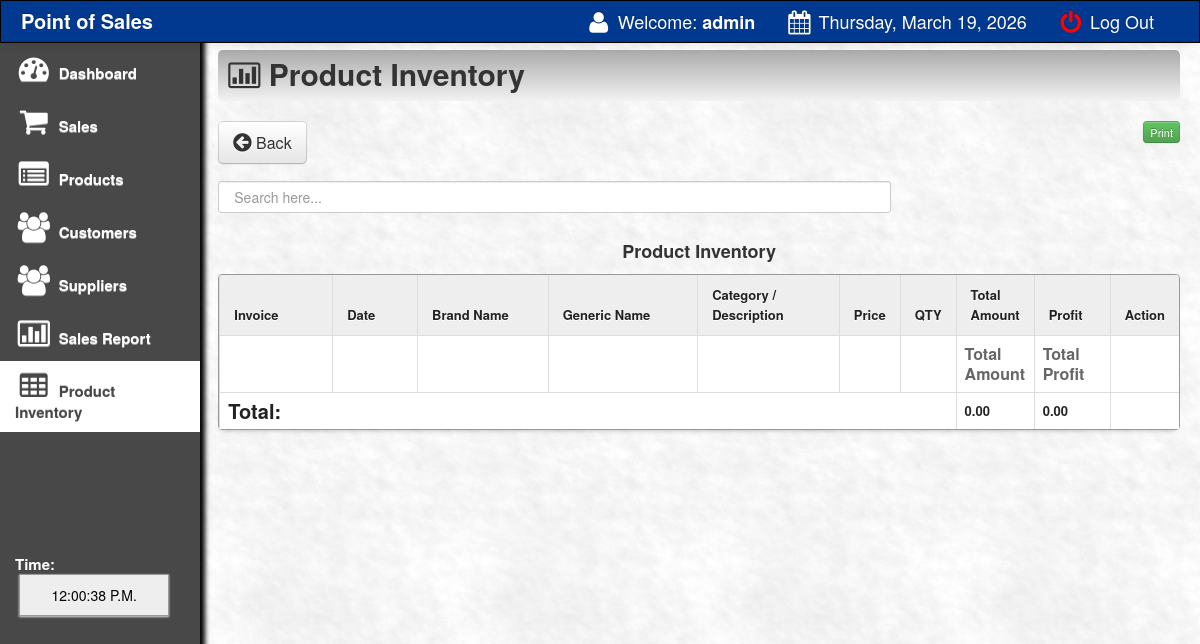
The page /main/sales_inventory.php (signed in) on the database as committed earlier.
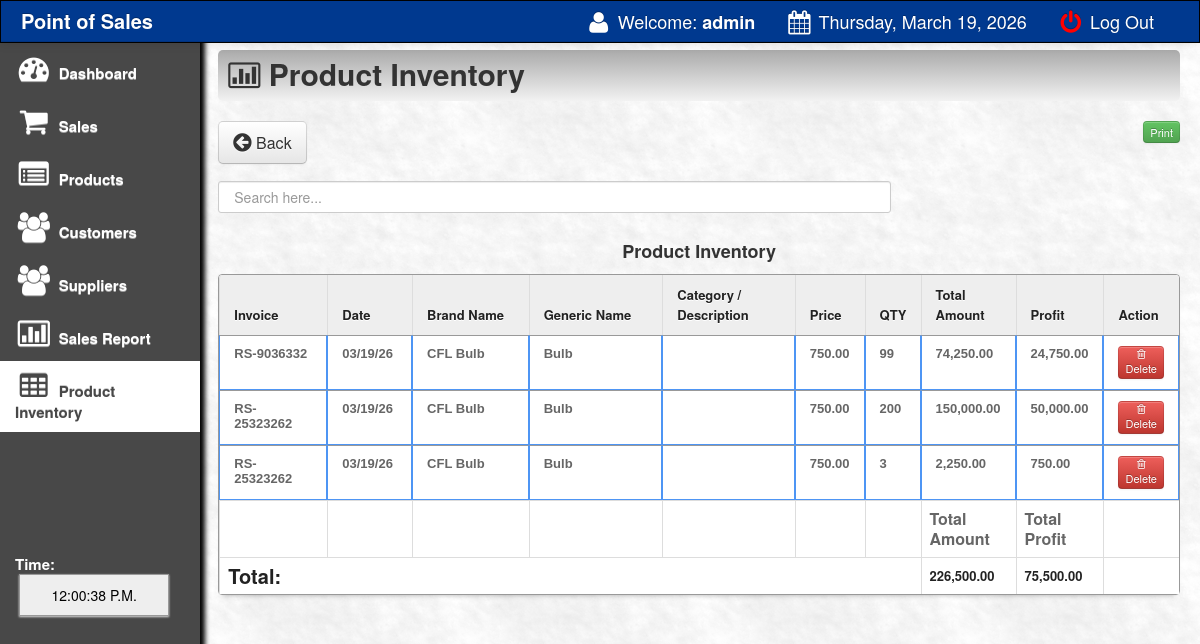
The same page on the database as committed later.
### tables this page shows
CREATE TABLE `sales_order` (
  `transaction_id` int(11) NOT NULL,
  `invoice` varchar(100) NOT NULL,
  `product` varchar(100) NOT NULL,
  `qty` varchar(100) NOT NULL,
  `amount` varchar(100) NOT NULL,
  `profit` varchar(100) NOT NULL,
  `product_code` varchar(150) NOT NULL,
  `gen_name` varchar(200) NOT NULL,
  `name` varchar(200) NOT NULL,
  `price` varchar(100) NOT NULL,
  `discount` varchar(100) NOT NULL,
  `date` varchar(500) NOT NULL
);

### main/sales_inventory.php (the view, shortened to what this page needs)
<html>
<head>
 <link href="css/bootstrap.css" rel="stylesheet">
    <link rel="stylesheet" type="text/css" href="css/DT_bootstrap.css">
  <link rel="stylesheet" href="css/font-awesome.min.css">
    <link href="css/bootstrap-responsive.css" rel="stylesheet">
<link href="../style.css" media="screen" rel="stylesheet" type="text/css" />
<link href="src/facebox.css" media="screen" rel="stylesheet" type="text/css" />
<link rel="stylesheet" type="text/css" href="tcal.css" />
</head>
<?php
function createRandomPassword() {
	$chars = "003232303232023232023456789";
	$i = 0;
	$pass = '' ;
	while ($i <= 7) {
		$num = rand() % 33;
		$tmp = substr($chars, $num, 1);
		$pass = $pass . $tmp;
		$i++;
	}
	return $pass;
}
$finalcode='RS-'.createRandomPassword();
?>
<body>
<?php include('navfixed.php');?>
<div class="container-fluid">
      <div class="row-fluid">
	<div class="span2">
          <div class="well sidebar-nav">
              <ul class="nav nav-list">
              <li><a href="index.php"><i class="icon-dashboard icon-2x"></i> Dashboard </a></li>
			<li><a href="sales.php?id=cash&invoice=<?php echo $finalcode ?>"><i class="icon-shopping-cart icon-2x"></i> Sales</a>  </li>
			<li><a href="products.php"><i class="icon-list-alt icon-2x"></i> Products</a>                                     </li>
			<li><a href="customer.php"><i class="icon-group icon-2x"></i> Customers</a>                                    </li>
			<li><a href="supplier.php"><i class="icon-group icon-2x"></i> Suppliers</a>                                    </li>
			<li><a href="salesreport.php?d1=0&d2=0"><i class="icon-bar-chart icon-2x"></i> Sales Report</a>                </li>
			<li class="active"><a href="sales_inventory.php"><i class="icon-table icon-2x"></i> Product Inventory</a>                </li>
			<br><br><br><br><br><br>
			<li>
			 <div class="hero-unit-clock">
			<form name="clock">
			<font color="white">Time: <br></font>&nbsp;<input style="width:150px;" type="submit" class="trans" name="face" value="">
			</form>
			  </div>
			</li>
				</ul>
          </div>
        </div>
	<div class="span10">
	<div class="contentheader">
			<i class="icon-bar-chart"></i> Product Inventory
			</div>
<br>
<a  href="index.php"><button class="btn btn-default btn-large" style="float: left;"><i class="icon icon-circle-arrow-left icon-large"></i> Back</button></a>
	<div style="float:right;">
<button  style="float:left;" class="btn btn-success btn-mini"><a href="javascript:Clickheretoprint()"> Print</button></a>
</div>
<br>
<br>
<br>
<input type="text" style="padding:15px;" name="filter" value="" id="filter" placeholder="Search here..." autocomplete="off" />
<div class="content" id="content">
<br><br><br>
<center><strong>Product Inventory</strong></center>
<table class="table table-bordered" id="resultTable" data-responsive="table" style="text-align: left;">
	<thead>
		<tr>
			<th width="12%"> Invoice </th>
			<th width="9%"> Date </th>
			<th width="14%"> Brand Name </th>
			<th width="16%"> Generic Name </th>
			<th width="15%"> Category / Description </th>
			<th > Price </th>
			<th> QTY </th>
			<th width="8%"> Total Amount </th>
			<th width="8%"> Profit </th>
			<th > Action </th>
		</tr>
	</thead>
	<tbody>
			<?php
			function formatMoney($number, $fractional=false) {
					if ($fractional) {
						$number = sprintf('%.2f', $number);
					}
					while (true) {
						$replaced = preg_replace('/(-?\d+)(\d\d\d)/', '$1,$2', $number);
						if ($replaced != $number) {
							$number = $replaced;
						} else {
							break;
						}
					}
					return $number;
				}
				include('../connect.php');
				$result = $db->prepare("SELECT * FROM sales_order ORDER BY transaction_id DESC");
				$result->execute();
				for($i=0; $row = $result->fetch(); $i++){
			?>
			<tr class="record">
			<td><?php echo $row['invoice']; ?></td>
			<td><?php echo $row['date']; ?></td>
			<td><?php echo $row['product_code']; ?></td>
			<td><?php echo $row['gen_name']; ?></td>
			<td><?php echo $row['name']; ?></td>
			<td><?php
			$price=$row['price'];
			echo formatMoney($price, true);
			?></td>
						<td><?php echo $row['qty']; ?></td>
			<td><?php
			$oprice=$row['amount'];
			echo formatMoney($oprice, true);
			?></td>
				<td><?php
			$pprice=$row['profit'];
			echo formatMoney($pprice, true);
			?></td>
			<td>
			<a href="deletesalesinventory.php?id=<?php echo $row['transaction_id']; ?>&qty=<?php echo $row['qty'];?>"><button class="btn btn-mini btn-danger"><i class="icon icon-trash"></i> Delete </button></a>
			</tr>
			<?php
				}
			?>
			<tr>
				<th></th>
				<th></th>
				<th></th>
				<th></th>
				<th></th>
				<th></th>
				<th></th>
				<th>Total Amount</th>
				<th>Total Profit</th>
				<th></th>
			<tr>
			<tr>
				<th colspan="7"><strong style="font-size: 20px; color: #222222;">Total:</strong></th>
				<th colspan="1"><strong style="font-size: 13px; color: #222222;">
				<?php
				$resultas = $db->prepare("SELECT sum(amount) from sales_order");
				$resultas->bindParam(':a', $sdsd);
				$resultas->execute();
				for($i=0; $rowas = $resultas->fetch(); $i++){
				$fgfg=$rowas['sum(amount)'];
				echo formatMoney($fgfg, true);
				}
				?>
				</strong></th>
				<th colspan="1"><strong style="font-size: 13px; color: #222222;">
				<?php
				$resultas = $db->prepare("SELECT sum(profit) from sales_order");
				$resultas->bindParam(':b', $sdsd);
				$resultas->execute();
				for($i=0; $rowas = $resultas->fetch(); $i++){
				$fgfg=$rowas['sum(profit)'];
				echo formatMoney($fgfg, true);
				}
				?>
					</th>
					<th></th>
			</tr>
	</tbody>
</table>
</div>
</div>
</div>
</div>
</body>
<?php include('footer.php');?>
</html>

### main/navfixed.php (shortened to what this page needs)
<div class="navbar navbar-inverse navbar-fixed-top">
  <div class="navbar-inner">
    <div class="container-fluid">
      <a class="brand" href="#"><b>Point of Sales</b></a>
      <div class="nav-collapse collapse">
        <ul class="nav pull-right">
          <li><a><i class="icon-user icon-large"></i> Welcome:<strong> <?php echo $_SESSION['SESS_LAST_NAME']; ?></strong></a></li>
          <li><a> <i class="icon-calendar icon-large"></i>
              <?php
               echo date('l, F d, Y');
               ?>
            </a></li>
          <li><a href="../index.php">
              <font color="red"><i class="icon-off icon-large"></i></font> Log Out
            </a></li>
        </ul>
      </div>
    </div>
  </div>
</div>

### main/footer.php (shortened to what this page needs)
<link href="vendors/chosen.min.css" rel="stylesheet" media="screen">

### style.css (style rules this page uses)
td a { color:darkblue; }
input { border: 1px solid #999; background: #EEEEEE; padding: 10px; box-shadow:0 1px 2px #ddd; -moz-box-shadow:0 1px 2px #ddd; -webkit-box-shadow:0 1px 2px #ddd; }
button a, a:hover { color:#fff; text-decoration:none; }
#filter { width: 70%; float:left; }
#resultTable { border-collapse: separate; background-color: #FFFFFF; border-spacing: 0; max-width: 100%; }
#resultTable { color: #666666; text-shadow: 0 1px 0 #FFFFFF; width: 100%; border: 1px solid #999999; box-shadow: 0 5px 5px -5px rgba(0, 0, 0, 0.3); margin-top: 13px; }
#resultTable thead tr th { background: none repeat scroll 0 0 #EEEEEE; color: #222222; padding: 10px 14px; text-align: left; border-top: 0 none; font-size: 13px; }
#resultTable tbody tr td { font: bold 13px 'Arial'; text-align: left; padding: 10px 14px; border-top: 1px solid #999999; }
#resultTable td { padding:7px; border:#4e95f4 1px solid; }
#resultTable tr { background: #fff; }

### main/sales_inventory.php (style rules this page uses)
body { padding-top: 60px; padding-bottom: 40px; }
.sidebar-nav { padding: 9px 0; }

Rows that differ between the two databases and show on the page:
added sales_order: invoice "RS-9036332", date "03/19/26", product_code "CFL Bulb", gen_name "Bulb", price "750.00", qty "99", amount "74,250.00", profit "24,750.00"
added sales_order: invoice "RS-25323262", date "03/19/26", product_code "CFL Bulb", gen_name "Bulb", price "750.00", qty "200", amount "150,000.00", profit "50,000.00"
added sales_order: invoice "RS-25323262", date "03/19/26", product_code "CFL Bulb", gen_name "Bulb", price "750.00", qty "3", amount "2,250.00", profit "750.00"
Other text that changed with them:
new list line: "226,500.00"
new list line: "75,500.00"
list line gone: "0.00"
